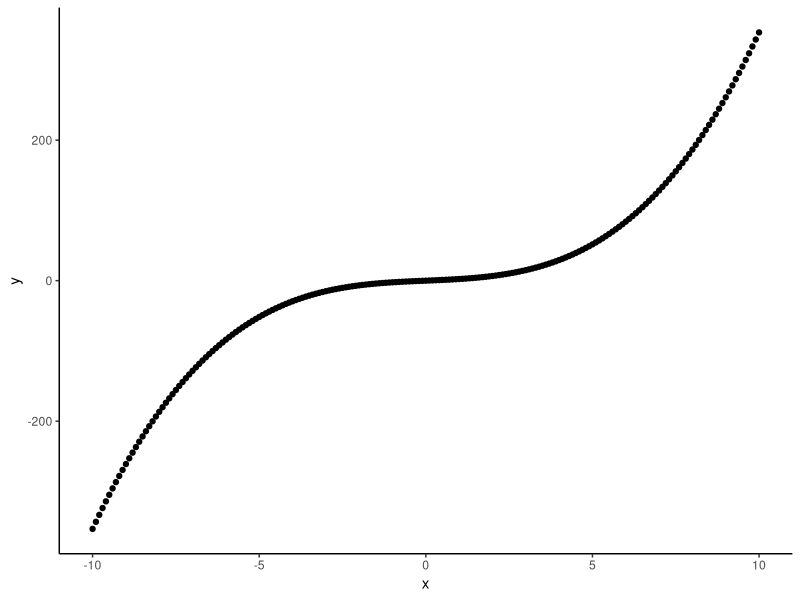
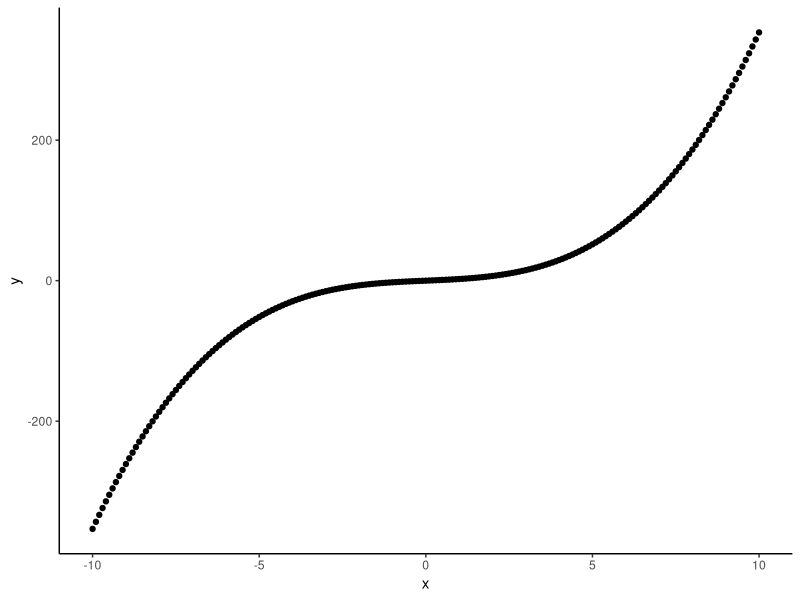

The R script that drew these images, in order:


# How to "sketch" plots in R with GGPLOT

# Run the following once (select a mirror if necessary):

install.packages("ggplot2")


# Load the library

library(ggplot2)

# Start with some x values between -10 and 10.

x <- seq(-10, 10 , by= .1)

# Write your function you would like to plot:

y <- x^3/3+2*x

# Put them in a data.frame

df<-data.frame(x=x, y=y)


ggplot(df, aes(x, y))+geom_point()+ theme_classic()

ggsave("~/YOURPATH/Cubicplot.png")

# Load into Latex with the following command.

#\includegraphics[width=4 in]{~/YOURPATH/Cubicplot.png}
